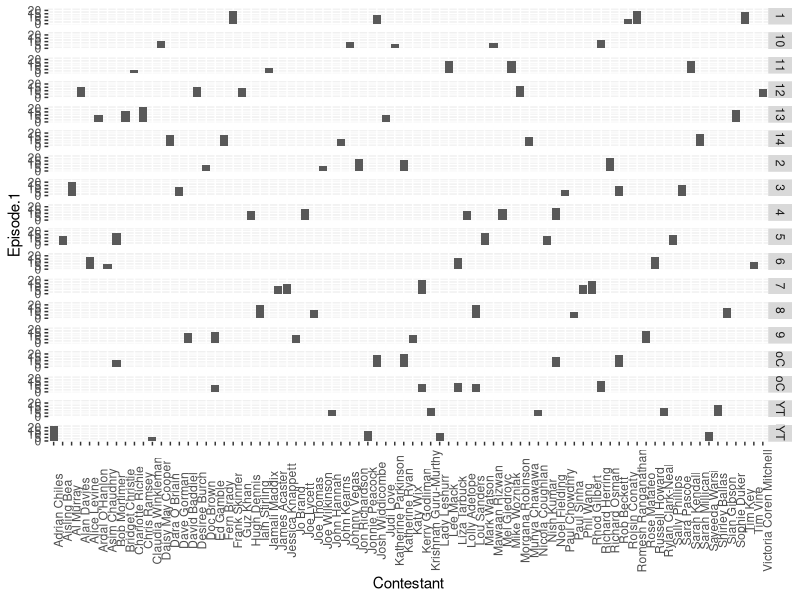

Source code (R):
library(ggplot2)

contestants = read.csv("contestant.csv")
contestants
summary(contestants)

ggplot(
    contestants,
    aes(
        x=Contestant,
        y=Episode.1
    )
) + geom_col() + theme(
    axis.text.x.bottom = element_text(angle=90)
) + facet_grid(Series~.)
